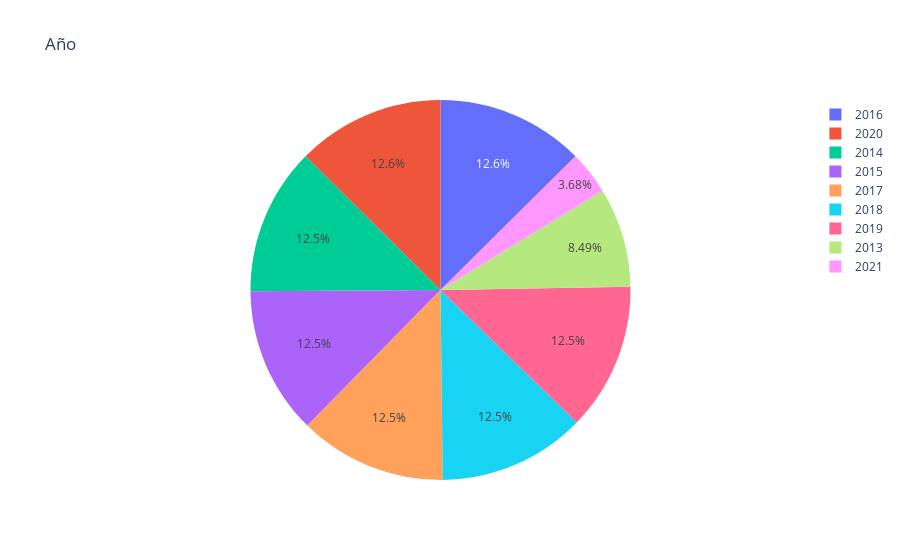

The notebook cell this image was saved under:
### Code cell
fig = px.pie(caño, values='count', names='Año', title='Año')
fig.show()

### Figure 1 — Plotly figure (JSON) as saved in the notebook; plotly's stock layout.template omitted (floating-point values rounded to 4 significant figures)
{"data": [{"domain": {"x": [0, 1], "y": [0, 1]}, "hovertemplate": "Año=%{label}<br>count=%{value}<extra></extra>", "labels": [2013, 2014, 2015, 2016, 2017, 2018, 2019, 2020, 2021], "legendgroup": "", "name": "", "showlegend": true, "type": "pie", "values": [247, 365, 365, 366, 365, 365, 365, 366, 107]}], "layout": {"legend": {"tracegroupgap": 0}, "title": {"text": "Año"}}}
